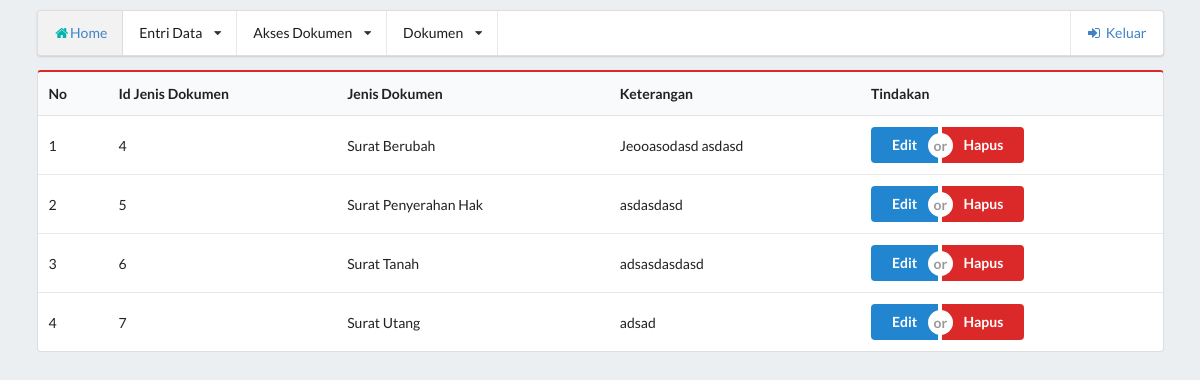
Page /admin-tampil-jenis-dokumen.php (signed in) on the committed database.
### tables this page shows
CREATE TABLE IF NOT EXISTS `jenisdokumen` (
`IdJenisDokumen` int(10) NOT NULL,
  `JenisDokumen` varchar(20) NOT NULL,
  `Keterangan` varchar(100) NOT NULL
);

### lib/config.php (called while the page is built, shortened)
<?php
$db = db();
function db(){
    $konek = new mysqli("localhost","root","","projek");
    return $konek;
}
function _select($table,$where=[],$order=false){
    return queryBuilder("select",$table,$where,[],false,false,$order);
}
function queryBuilder($opt,$table,$where=[],$set=[],$logic=false,$like=false,$order=false){
    GLOBAL $db;
    $tmp_query = "";
    if($opt=="select")
        $tmp_query .= "SELECT * FROM ";
    $tmp_query .= $table;
    if($opt != "insert"){
        $tmp_query .= " WHERE ";
        if(count($where) == 0)
            $tmp_query .= "1";
    }
    return $db->query($tmp_query);
}

### admin-tampil-jenis-dokumen.php (the view, shortened to what this page needs)
<?php
include 'lib/config.php';
include 'views/header.php';
?>
	<table class="ui red table">
		<thead><tr>
			<th>No</th>
			<th>Id Jenis Dokumen</th>
			<th>Jenis Dokumen</th>
			<th>Keterangan</th>
			<th>Tindakan</th>
		</tr></thead>
		<tbody>
			<?php
						$perintah = _select("jenisdokumen");
						$nomer = 1;
						while ($d = $perintah->fetch_array()) {
							echo "<tr><td>$nomer</td>";
							echo "<td>".$d[0]."</td>";
							echo "<td>".$d[1]."</td>";
							echo "<td>".$d[2]."</td>";
							echo "<td><div class='ui buttons'><a class='ui primary button' href='admin-edit-jenis-dokumen.php?idjenisdok=".$d[0]."'>Edit</a><div class='or'></div> <a class='ui red button' href='admin-hapus-jenis-dokumen.php?idjenisdok=".$d[0]."'>Hapus</a></div></td><tr>";
							$nomer++;
						}
			?>
		</tbody>
	</table>

### styles.css (style rules this page uses)
body { background-color: #ECEFF1; background-size: cover; }

### rows in the picture
jenisdokumen: IdJenisDokumen "4", JenisDokumen "Surat Berubah", Keterangan "Jeooasodasd asdasd"
jenisdokumen: IdJenisDokumen "5", JenisDokumen "Surat Penyerahan Hak", Keterangan "asdasdasd"
jenisdokumen: IdJenisDokumen "6", JenisDokumen "Surat Tanah", Keterangan "adsasdasdasd"
jenisdokumen: IdJenisDokumen "7", JenisDokumen "Surat Utang", Keterangan "adsad"
